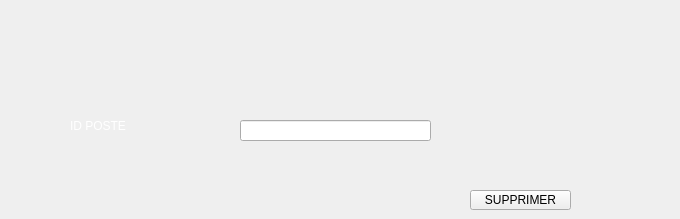
      <widget class="QWidget" name="tab_32">
       <attribute name="title">
        <string>supprimer</string>
       </attribute>
       <widget class="QPushButton" name="SUPPRIMER8BUTTON_2">
        <property name="geometry">
         <rect>
          <x>470</x>
          <y>190</y>
          <width>101</width>
          <height>20</height>
         </rect>
        </property>
        <property name="styleSheet">
         <string notr="true">QPushButton:hover{
	background-color: rgb(255, 0, 255);
}</string>
        </property>
        <property name="text">
         <string>SUPPRIMER</string>
        </property>
       </widget>
       <widget class="QLabel" name="label_88">
        <property name="geometry">
         <rect>
          <x>70</x>
          <y>110</y>
          <width>151</width>
          <height>31</height>
         </rect>
        </property>
        <property name="styleSheet">
         <string notr="true">color: rgb(255, 255, 255);</string>
        </property>
        <property name="text">
         <string>ID POSTE</string>
        </property>
       </widget>
       <widget class="QLineEdit" name="line_id_supp">
        <property name="geometry">
         <rect>
          <x>240</x>
          <y>120</y>
          <width>191</width>
          <height>21</height>
         </rect>
        </property>
        <property name="focusPolicy">
         <enum>Qt::ClickFocus</enum>
        </property>
        <property name="styleSheet">
         <string notr="true">font: 10pt &quot;MS Shell Dlg 2&quot;;</string>
        </property>
       </widget>
       <widget class="QLabel" name="label_89">
        <property name="geometry">
         <rect>
          <x>610</x>
          <y>50</y>
          <width>61</width>
          <height>61</height>
         </rect>
        </property>
        <property name="styleSheet">
         <string notr="true">image: url(:/new/prefix1/img/supp.png);</string>
        </property>
        <property name="text">
         <string/>
        </property>
       </widget>
      </widget>
